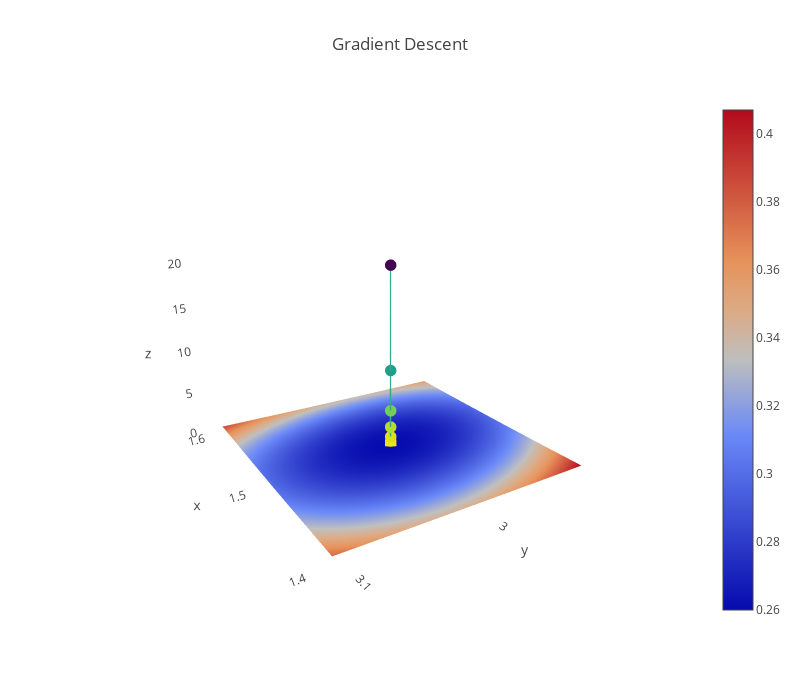

Write notebook code for a chart like this one.
### Code cell
# Run me to see a 3D plot (gradient descent with static alpha)
plot_3d(ts[:, 0], ts[:, 1], loss, l2_loss, sin_model, x, y)
